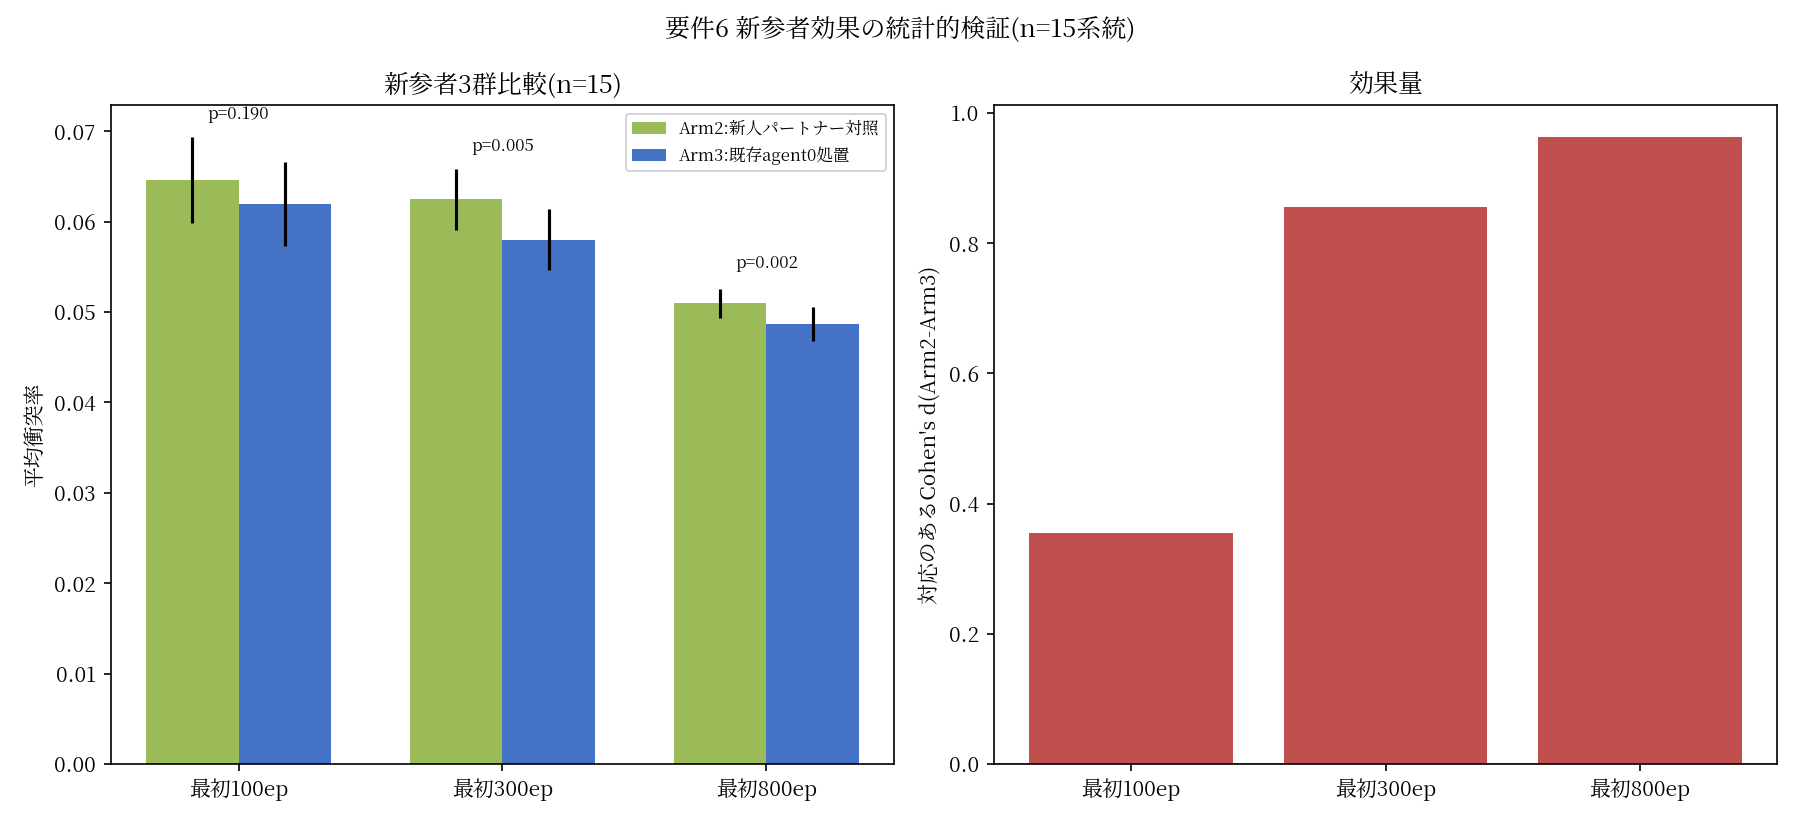

Python code for this plot:
"""
感情AIプロジェクト フェーズ6 追加検証: 要件6 新参者効果のn拡大統計検定
==========================================================

前回(n=3、traj_seed=0,11,22)で見られた「既存の慣習(agent0の収束済みQテーブル)に
触れた新参者(Arm3)が、慣習に触れていない対照群(Arm2、探索率スケジュールは
完全に一致した新人パートナーと組む)を上回る」効果を、サンプル数を増やして
統計的に確認する。条件は前回成功した設定(community_signal_v2_prototype.py、
衝突ペナルティ8.0、推測ゲームによる信号への直接報酬付け)をそのまま使い、
乱数シード(traj_seed)だけを変えて15系統(既存3+新規12=15、traj_seed=
0,1,2,3,4,5,6,7,8,9,10,11,12,13,22)で繰り返した。

各系統についてArm2(対照、新人パートナー)とArm3(処置、既存agent0)の衝突率を
比較し、対応のあるt検定(paired t-test)・Wilcoxon符号順位検定・対応のある
Cohenのd・平均差の95%信頼区間を、最初100/300/800epの3つの観測窓それぞれで
算出する。Arm2・Arm3は同じtraj_seedグループ内で比較する(traj_seedごとに
乱数系列全体が変わるため、系統をペアの単位として扱うのが自然)。

使い方:
  python3 community_v2_n15_stats.py
"""

import json
import numpy as np
from scipy import stats

TRAJ_SEEDS = [0, 1, 2, 3, 4, 5, 6, 7, 8, 9, 10, 11, 12, 13, 22]
WINDOWS = [100, 300, 800]


def load_all():
    data = []
    for seed in TRAJ_SEEDS:
        with open(f"community_v2_newcomer_seed{seed}.json") as f:
            data.append(json.load(f))
    return data


def cohens_d_paired(diffs):
    diffs = np.asarray(diffs, dtype=float)
    return float(np.mean(diffs) / np.std(diffs, ddof=1))


def main():
    data = load_all()
    n = len(data)
    print(f"=== n={n}系統(traj_seed={TRAJ_SEEDS})でのArm2 vs Arm3 統計検定 ===\n")

    results = {}
    for w in WINDOWS:
        arm2 = np.array([np.mean(d["arm2_control_collision_rate_history"][:w]) for d in data])
        arm3 = np.array([np.mean(d["arm3_treatment_collision_rate_history"][:w]) for d in data])
        diffs = arm2 - arm3  # 正ならArm3(既存agent0)の方が衝突率が低い=有利

        t_stat, t_p = stats.ttest_rel(arm2, arm3)
        try:
            w_stat, w_p = stats.wilcoxon(arm2, arm3)
        except ValueError:
            w_stat, w_p = None, None
        d = cohens_d_paired(diffs)

        mean_diff = float(np.mean(diffs))
        se_diff = float(np.std(diffs, ddof=1) / np.sqrt(n))
        ci_low, ci_high = stats.t.interval(0.95, n - 1, loc=mean_diff, scale=se_diff)

        n_seed_favor_arm3 = int(np.sum(diffs > 0))

        results[w] = {
            "n": n,
            "arm2_mean": float(np.mean(arm2)), "arm2_std": float(np.std(arm2)),
            "arm3_mean": float(np.mean(arm3)), "arm3_std": float(np.std(arm3)),
            "mean_diff_arm2_minus_arm3": mean_diff,
            "ci95_low": float(ci_low), "ci95_high": float(ci_high),
            "paired_t_stat": float(t_stat), "paired_t_pvalue": float(t_p),
            "wilcoxon_stat": float(w_stat) if w_stat is not None else None,
            "wilcoxon_pvalue": float(w_p) if w_p is not None else None,
            "cohens_d_paired": d,
            "n_seeds_favoring_arm3": n_seed_favor_arm3,
        }

        print(f"[最初{w}ep] Arm2(対照)={np.mean(arm2):.4f}±{np.std(arm2):.4f}, "
              f"Arm3(処置)={np.mean(arm3):.4f}±{np.std(arm3):.4f}")
        print(f"  平均差(Arm2-Arm3)={mean_diff:+.4f} (95%CI [{ci_low:+.4f}, {ci_high:+.4f}])")
        print(f"  対応のあるt検定: t={t_stat:.3f}, p={t_p:.4f}")
        if w_stat is not None:
            print(f"  Wilcoxon符号順位検定: W={w_stat:.3f}, p={w_p:.4f}")
        print(f"  対応のあるCohen's d={d:.3f}")
        print(f"  Arm3が有利だった系統数: {n_seed_favor_arm3}/{n}\n")

    with open("community_v2_n15_stats_summary.json", "w") as f:
        json.dump(results, f, ensure_ascii=False, indent=2)
    print("saved community_v2_n15_stats_summary.json")

    import matplotlib
    matplotlib.use("Agg")
    import matplotlib.pyplot as plt
    import matplotlib.font_manager as fm
    for _p in ["/usr/share/fonts/opentype/noto/NotoSerifCJK-Bold.ttc"]:
        try:
            fm.fontManager.addfont(_p)
        except Exception:
            pass
    matplotlib.rcParams["font.family"] = "Noto Serif CJK JP"
    matplotlib.rcParams["axes.unicode_minus"] = False

    fig, axes = plt.subplots(1, 2, figsize=(12, 5.5))

    xw = np.arange(len(WINDOWS))
    width = 0.35
    arm2_means = [results[w]["arm2_mean"] for w in WINDOWS]
    arm2_stds = [results[w]["arm2_std"] for w in WINDOWS]
    arm3_means = [results[w]["arm3_mean"] for w in WINDOWS]
    arm3_stds = [results[w]["arm3_std"] for w in WINDOWS]
    axes[0].bar(xw - width / 2, arm2_means, width, yerr=arm2_stds, label="Arm2:新人パートナー対照", color="#9BBB59")
    axes[0].bar(xw + width / 2, arm3_means, width, yerr=arm3_stds, label="Arm3:既存agent0処置", color="#4472C4")
    axes[0].set_xticks(xw)
    axes[0].set_xticklabels([f"最初{w}ep" for w in WINDOWS])
    axes[0].set_ylabel("平均衝突率")
    axes[0].set_title(f"新参者3群比較(n={n})")
    axes[0].legend(fontsize=8)

    for i, w in enumerate(WINDOWS):
        r = results[w]
        p_str = f"p={r['paired_t_pvalue']:.3f}"
        axes[0].text(i, max(arm2_means[i], arm3_means[i]) + max(arm2_stds[i], arm3_stds[i]) + 0.002,
                     p_str, ha="center", fontsize=8)

    d_vals = [results[w]["cohens_d_paired"] for w in WINDOWS]
    axes[1].bar(xw, d_vals, color="#C0504D")
    axes[1].axhline(0, color="gray", linewidth=0.8)
    axes[1].set_xticks(xw)
    axes[1].set_xticklabels([f"最初{w}ep" for w in WINDOWS])
    axes[1].set_ylabel("対応のあるCohen's d(Arm2-Arm3)")
    axes[1].set_title("効果量")

    fig.suptitle(f"要件6 新参者効果の統計的検証(n={n}系統)")
    fig.tight_layout()
    fig.savefig("community_v2_n15_stats.png", dpi=150)
    print("グラフを community_v2_n15_stats.png に保存しました。")


if __name__ == "__main__":
    main()
